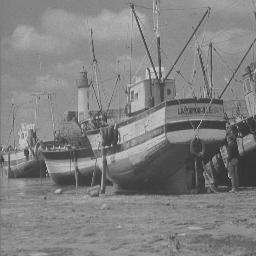
%> input picture MATLAB/Practical1/boat256.jpg, 256 x 256 px
$ octave task4.m   (GNU Octave 9; MATLAB toolbox functions it lacks are replaced by stand-ins)
%> lines starting %> are read from the running program, lines starting %| are printed output that depends on the picture
### MATLAB/Practical1/enhanceContrastPL.m
function Iout = enhanceContrastPL(Iin, gamma)
    Iout = uint8(double(Iin).^gamma)
end

### MATLAB/Practical1/task4.m
boat = imread('boat256.jpg')
%> boat is the input picture: size 256x256 uint8; min 24, max 222, mean 128.9
% uneddited boat image and histogram
subplot(2,2,1)
imshow(boat)
subplot(2,2,3)
histogram(boat, 'BinLimits', [0 256], 'BinWidth', 1)
% eddited boat image and histogram
subplot(2,2,2)
boat2 = enhanceContrastPL(boat, 1.1)
%> in enhanceContrastPL, `Iout = uint8(double(Iin).^gamma)`:
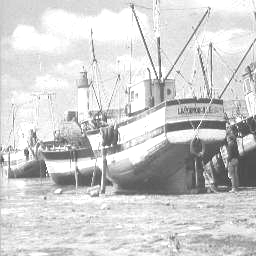
%> Iout: size 256x256 uint8; min 33, max 255, mean 207.2
imshow(boat2)
subplot(2,2,4)
histogram(boat2, 'BinLimits', [0 256], 'BinWidth', 1)
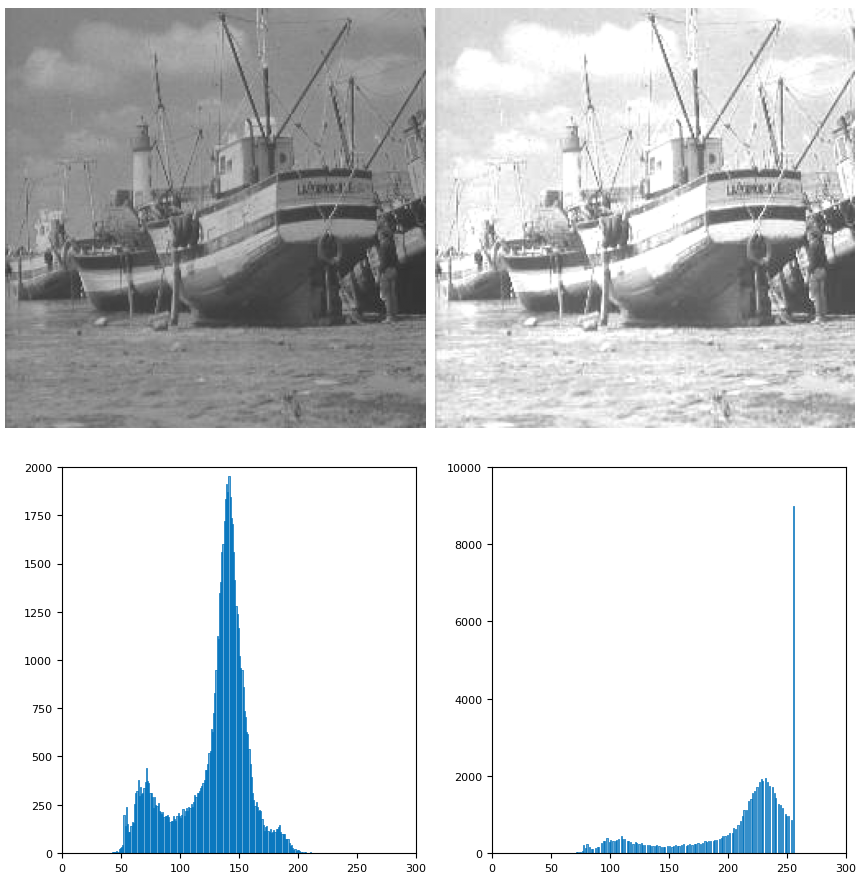
%> figure redrawn from the program's plot data, 4 panels
